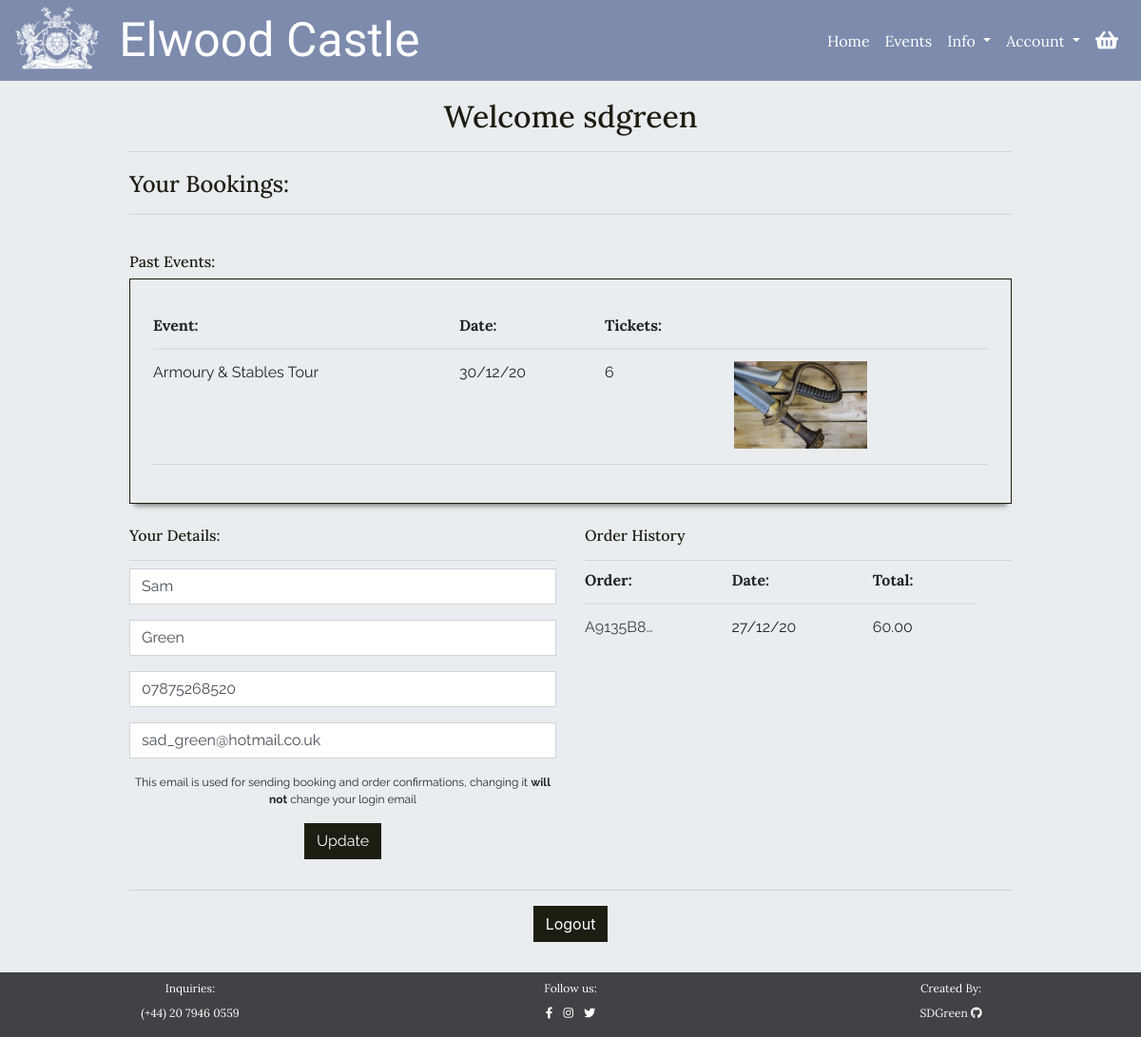
Page /user/home/ (signed in) on the earlier database version.
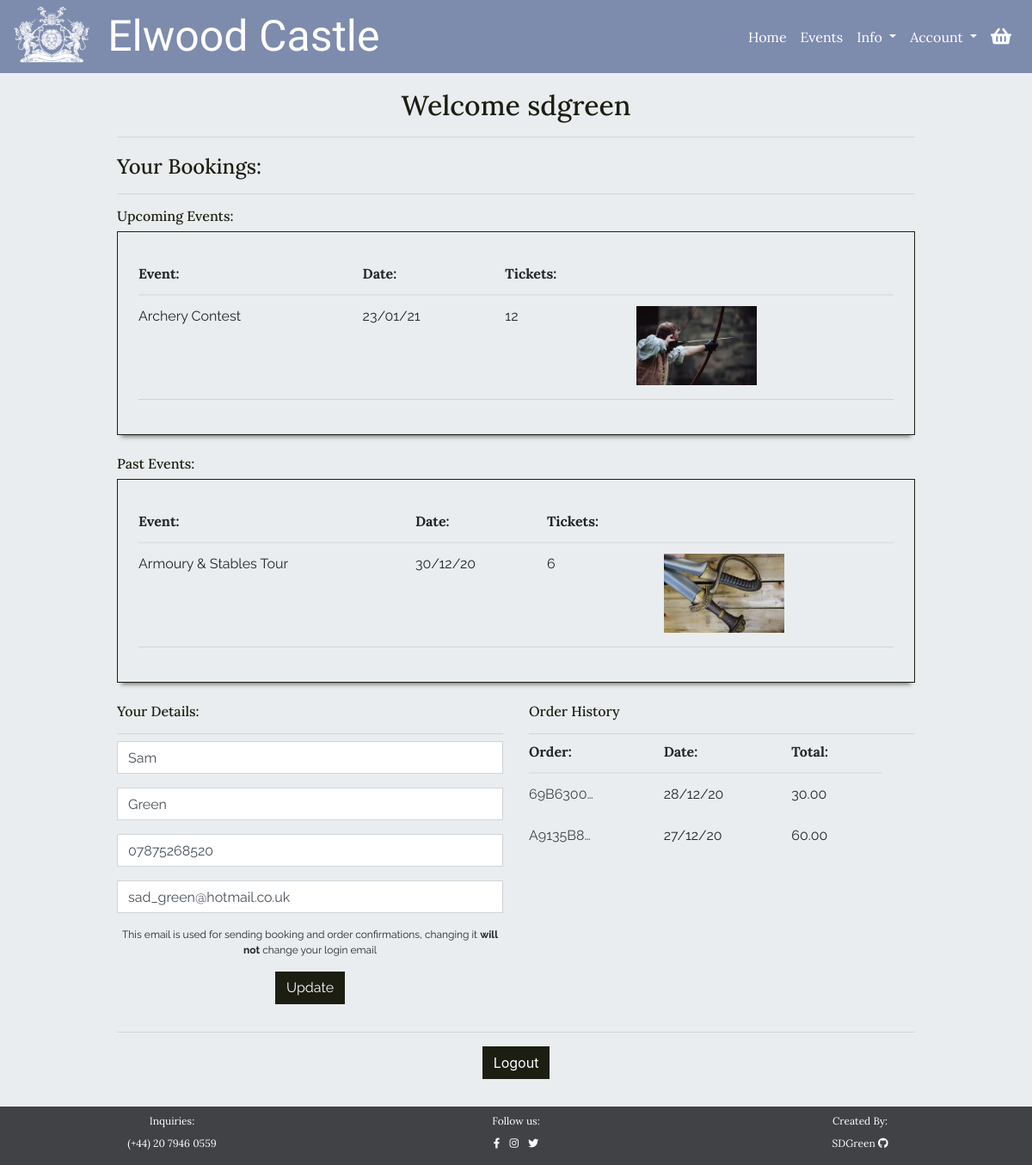
Same page on the later database version.
### checkout/models.py (models this page shows, shortened)
class EventBooking(models.Model):
    confirmation_number = models.CharField(max_length=32, null=False,
                                           editable=False)
    order = models.ForeignKey(Order, null=False, blank=False,
                              on_delete=models.CASCADE,
                              related_name='bookings')
    event = models.ForeignKey(Event, null=False, blank=False,
                              on_delete=models.CASCADE,)
    date = models.DateField(auto_now=False, auto_now_add=False,
                            null=False, blank=False)
    ticket_quantity = models.IntegerField()
    booking_total = models.DecimalField(max_digits=7, decimal_places=2,
                                        null=False, blank=False,
                                        editable=False, default=0)

class Order(models.Model):
    user_account = models.ForeignKey(UserAccount, null=True, blank=True,
                                     on_delete=models.SET_NULL,
                                     related_name='orders')
    order_number = models.CharField(max_length=32, null=False, editable=False)
    first_name = models.CharField(max_length=100, null=False, blank=False)
    last_name = models.CharField(max_length=200, null=False, blank=False)
    email = models.EmailField(max_length=200, null=False, blank=False)
    phone_number = models.CharField(max_length=20, null=True, blank=True)
    date = models.DateTimeField(auto_now_add=True)
    stripe_id = models.CharField(max_length=27, null=False, blank=False)
    total = models.DecimalField(max_digits=7, decimal_places=2,
                                null=True, blank=False, default=0)

### events/models.py (models this page shows)
class Event(models.Model):
    category = models.ForeignKey('Category', null=True, blank=True,
                                 on_delete=models.SET_NULL)
    name = models.CharField(max_length=254)
    description = models.TextField()
    price = models.DecimalField(max_digits=8, decimal_places=2, blank=False)
    start_time = models.TimeField()
    rating = models.DecimalField(max_digits=2, decimal_places=1, null=True,
                                 blank=True)
    day_ticket_limit = models.PositiveIntegerField(blank=False,
                                                   validators=[
                                                      MaxValueValidator(200)
                                                    ])
    supervision = models.BooleanField(default=True, null=True, blank=True)
    age_restricted = models.BooleanField(default=True, null=True, blank=False)
    image = models.ImageField(null=True, blank=True)
    def __str__(self):
        return self.name

### user_account/views.py (the view)
# urls.py: path('home/', views.user_home, name="user_home"),
@login_required
def user_home(request):
    useraccount = None
    bookings = None
    try:
        useraccount = UserAccount.objects.get(user__username=request.user)
        bookings = EventBooking.objects.filter(
            order__user_account=useraccount).order_by('-date')
    except UserAccount.DoesNotExist:
        messages.error(request, """Sorry, we couldn't find your account
                                information, please get in contact so we
                                can fix this for you""")
        return redirect(reverse('events'))
    no_bookings = False
    if not bookings:
        no_bookings = True
    today = datetime.datetime.today()
    upcoming_bookings = bookings.filter(date__gte=today).order_by("date")
    past_bookings = bookings.filter(date__lt=today)
    orders = useraccount.orders.all().order_by("-date")
    user_form = UserForm(instance=useraccount)
    context = {
        'useraccount': useraccount,
        'upcoming_bookings': upcoming_bookings,
        'past_bookings': past_bookings,
        'no_bookings': no_bookings,
        'orders': orders,
        'user_form': user_form
    }
    return render(request, 'user_account/user_home.html', context)

### user_account/forms.py
class UserForm(forms.ModelForm):
    class Meta:
        model = UserAccount
        exclude = ('user',)
    def __init__(self, *args, **kwargs):
        super().__init__(*args, **kwargs)
        placeholder = {
            'first_name': 'First Name',
            'last_name': 'Last Name',
            'email': 'Delivery Email',
            'phone_number': 'Contact Number'
        }
        self.fields['first_name'].widget.attrs['autofocus'] = True
        for field in self.fields:
            self.fields[field].widget.attrs['placeholder'] = f'{placeholder[field]}'
            self.fields[field].widget.attrs['class'] = 'checkout-form-input body-text text-m'
            self.fields[field].label = False

### basket/contexts.py (called while the page is built, shortened)
def basket_items(request):
    basket_items = []
    total = 0
    basket = request.session.get('basket', {})
    context = {
        'basket_items': basket_items,
        'total': total,
    }
    return context

### user_account/templates/user_account/user_home.html (shortened to what the changed rows need)
{% extends 'base.html' %}
{% load crispy_forms_tags %}
{% block content %}
<div id="small-page">
    <div class="color-overlay">
        <div class="container-fluid guttered p-3">
            <div class="row pt-1 mb-2">
                <div class="col-12 mb-2">
                    <h2 class="heading-text color-title text-center ext-l mb-0">Welcome {{request.user}}</h2>
                </div>
            </div>
            <div class="row mt-1 mb-4">
                <div class="col-12">
                    <h2 class="heading-text color-title text-l mb-0">Your Bookings:</h2>
                </div>
                {% if no_bookings %}
                <div class="col-12">
                    <div class="empty-box below-shadow mx-auto text-center">
                        <h5 class="heading-text text-m mb-2">You have no bookings...</h5>
                        <a class="btn button heading-text text-m" href="{% url 'events' %}">See Events</a>
                    </div>
                </div>
                {% else %}
                <div class="col-12">
                    {% if upcoming_bookings %}
                    <h2 class="heading-text color-title text-m mb-2">Upcoming Events:</h2>
                    <div class="booking-container below-shadow p-4">
                        <table class="table mb-1 table-responsive-sm">
                            <thead class="heading-text text-m">
                                <tr>
                                    <th scope="col">Event:</th>
                                    <th scope="col"></th>
                                    <th scope="col">Date:</th>
                                    <th scope="col">Tickets:</th>
                                    <th scope="col"></th>
                                </tr>
                            </thead>
                            <tbody class="body-text text-m">
                                {% for booking in upcoming_bookings %}
                                <tr>
                                    <td colspan="2">
                                        {{ booking.event }}
                                    </td>
                                    <td>
                                        {{ booking.date|date:"d/m/y"}}
                                    </td>
                                    <td>{{ booking.ticket_quantity }}
                                    </td>
                                    <td class="d-none d-md-inline-block">
                                        <img class="img-fluid" src="{{ booking.event.image.url }}"
                                            alt="{{ booking.event.name }}">
                                    </td>
                                </tr>
                                {% endfor %}
                            </tbody>
                        </table>
                        <hr class="mt-0 mb-3">
                    </div>
                    {% endif %}
                    {% if past_bookings %}
                    <h2 class="heading-text color-title text-m mt-4 mb-2">Past Events:</h2>
                    <div class="booking-container below-shadow p-4">
                        <table class="table mb-1 table-responsive-sm">
                            <thead class="heading-text text-m">
                                <tr>
                                    <th scope="col">Event:</th>
                                    <th scope="col"></th>
                                    <th scope="col">Date:</th>
                                    <th scope="col">Tickets:</th>
                                    <th scope="col"></th>
                                </tr>
                            </thead>
                            <tbody class="body-text text-m">
                                {% for booking in past_bookings %}
                                <tr>
                                    <td colspan="2">
                                        {{ booking.event }}
                                    </td>
                                    <td>
                                        {{ booking.date|date:"d/m/y"}}
                                    </td>
                                    <td>{{ booking.ticket_quantity }}
                                    </td>
                                    <td class="d-none d-md-inline-block">
                                        <img class="img-fluid" src="{{ booking.event.image.url }}"
                                            alt="{{ booking.event.name }}">
                                    </td>
                                </tr>
                                {% endfor %}
                            </tbody>
                        </table>
                        <hr class="mt-0 mb-3">
                    </div>
                    {% endif %}
                </div>
                {% endif %}
            </div>
            <div class="row mt-1 mb-3">
                <div class="col-12 col-sm-6 p-0 pl-sm-0">
                    <div class="col-12">
                        <h2 class="heading-text color-title text-m mb-0">Your Details:</h2>
                    </div>
                </div>
                <div class="col-12 col-sm-6 p-0 pr-sm-0">
                    <div class="col-12">
                        <h2 class="heading-text color-title text-m mb-0">Order History</h2>
                    </div>
                    {% if orders %}
                    <div id="order-history" class="col-12 body-text">
                        <table class="table mb-1">
                            <thead class="heading-text text-m">
                                <tr>
                                    <th class="pt-0" scope="col">Order:</th>
                                    <th class="pt-0" scope="col">Date:</th>
                                    <th class="pt-0" scope="col">Total:</th>
                                </tr>
                            </thead>
                            <tbody class="body-text text-m">
                                {% for order in orders %}
                                <tr>
                                    <td>
                                        <a href="{% url 'order_summary' order.order_number %}"
                                            class="text-link">{{ order.order_number|truncatechars:8 }}</a>
                                    </td>
                                    <td>
                                        {{ order.date|date:"d/m/y"}}
                                    </td>
                                    <td>{{ order.total }}
                                    </td>
                                    <td class="d-none d-md-inline-block">
                                    </td>
                                </tr>
                                {% endfor %}
                            </tbody>
                        </table>
                    </div>
                    {% else %}
                    <div class="col-12 body-text">
                        <p>You have no orders</p>
                    </div>
                    {% endif %}
                </div>
            </div>
        </div>
    </div>
</div>
{% endblock %}

Differences in the rows shown:
added EventBooking: event "Archery Contest", date "23/01/21", ticket_quantity "12", event.image (picture), shown under "Upcoming Events:"
added Order: order_number "69B6300…", date "28/12/20", total "30.00"
Other differences:
text now shown: "Upcoming Events: Event: Date: Tickets:"
